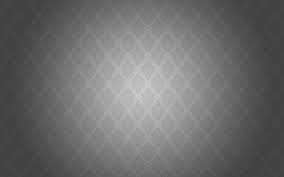
%> input picture concept of image/image1.jpg, 284 x 177 px
$ octave histogram.m   (GNU Octave 9; MATLAB toolbox functions it lacks are replaced by stand-ins)
%> lines starting %> are read from the running program, lines starting %| are printed output that depends on the picture
% Graphical representation that presents value representing the color of image
clc;
clear all;
close all;
r = imread('image1.jpg');
%> r is the input picture: size 177x284x3 uint8; min 62, max 206, mean 109.4
figure(1), imhist(r)
%> after `imhist(r)`:
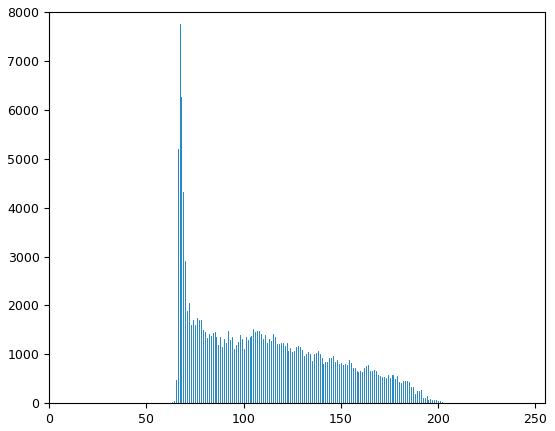
%> figure redrawn from the program's plot data; highest point at x = 67, y = 7764

j = r * 0.6;
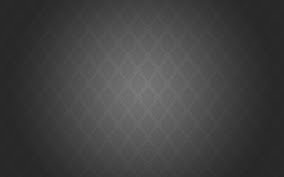
%> j: size 177x284x3 uint8; min 37, max 124, mean 65.6
figure(2), imhist(j);
%> after `imhist(j)`:
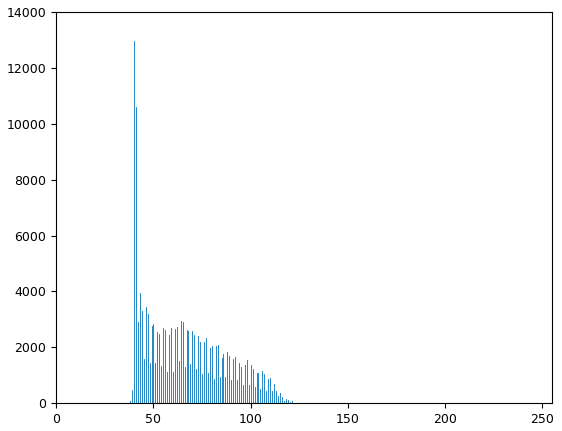
%> figure redrawn from the program's plot data; highest point at x = 40, y = 12960

k = round(r*1.2);
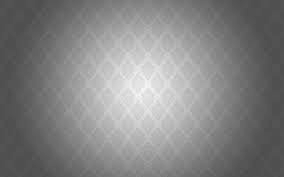
%> k: size 177x284x3 uint8; min 74, max 247, mean 131.3
figure(3), imhist(k);
%> after `imhist(k)`:
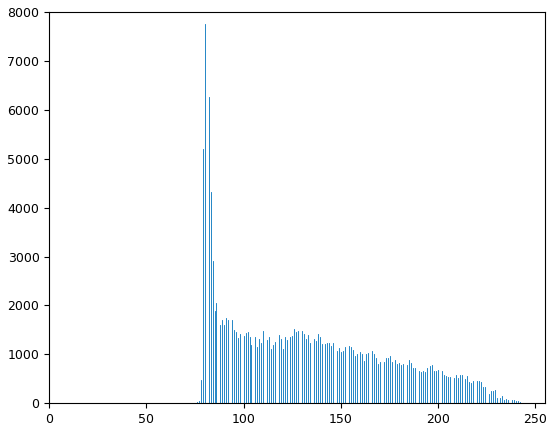
%> figure redrawn from the program's plot data; highest point at x = 80, y = 7764
